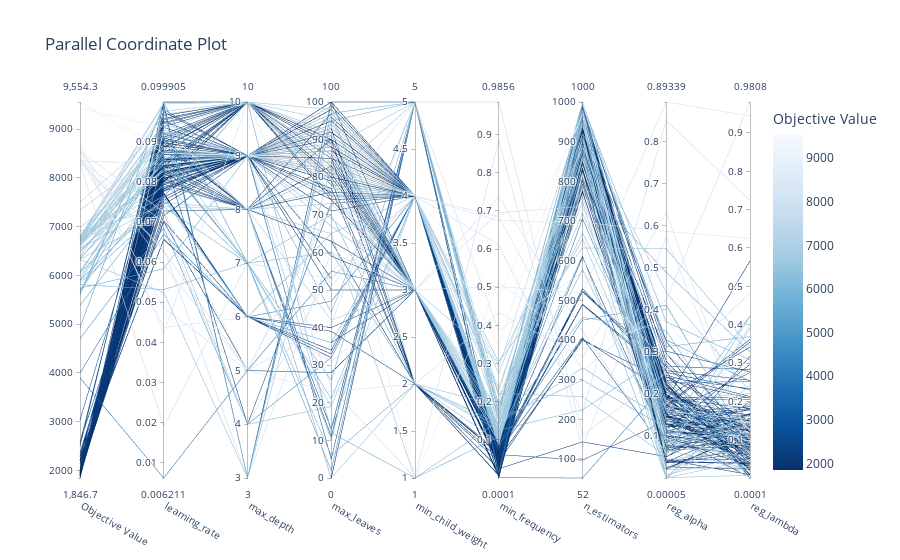

The cell this chart's notebook holds for it:
### Code cell
plot_parallel_coordinate(study)

### Figure 1 — Plotly figure (JSON) as saved in the notebook; plotly's stock layout.template omitted (floating-point values rounded to 4 significant figures; data arrays with more than 128 entries replaced by an {"elided": "..."} marker saying what was removed)
{"data": [{"dimensions": [{"label": "Objective Value", "range": [1847.0, 9554.0], "values": {"elided": "183 float values"}}, {"label": "learning_rate", "range": [0.006211, 0.0999], "values": {"elided": "183 float values"}}, {"label": "max_depth", "range": [3, 10], "values": {"elided": "183 int values"}}, {"label": "max_leaves", "range": [0, 100], "values": {"elided": "183 int values"}}, {"label": "min_child_weight", "range": [1, 5], "values": {"elided": "183 int values"}}, {"label": "min_frequency", "range": [5.831e-05, 0.9856], "values": {"elided": "183 float values"}}, {"label": "n_estimators", "range": [52, 1000], "values": {"elided": "183 int values"}}, {"label": "reg_alpha", "range": [4.635e-05, 0.8934], "values": {"elided": "183 float values"}}, {"label": "reg_lambda", "range": [0.0001356, 0.9808], "values": {"elided": "183 float values"}}], "labelangle": 30, "labelside": "bottom", "line": {"color": {"elided": "183 float values"}, "colorbar": {"title": {"text": "Objective Value"}}, "colorscale": [[0, "rgb(247,251,255)"], [0.125, "rgb(222,235,247)"], [0.25, "rgb(198,219,239)"], [0.375, "rgb(158,202,225)"], [0.5, "rgb(107,174,214)"], [0.625, "rgb(66,146,198)"], [0.75, "rgb(33,113,181)"], [0.875, "rgb(8,81,156)"], [1, "rgb(8,48,107)"]], "reversescale": true, "showscale": true}, "type": "parcoords"}], "layout": {"title": {"text": "Parallel Coordinate Plot"}}}
